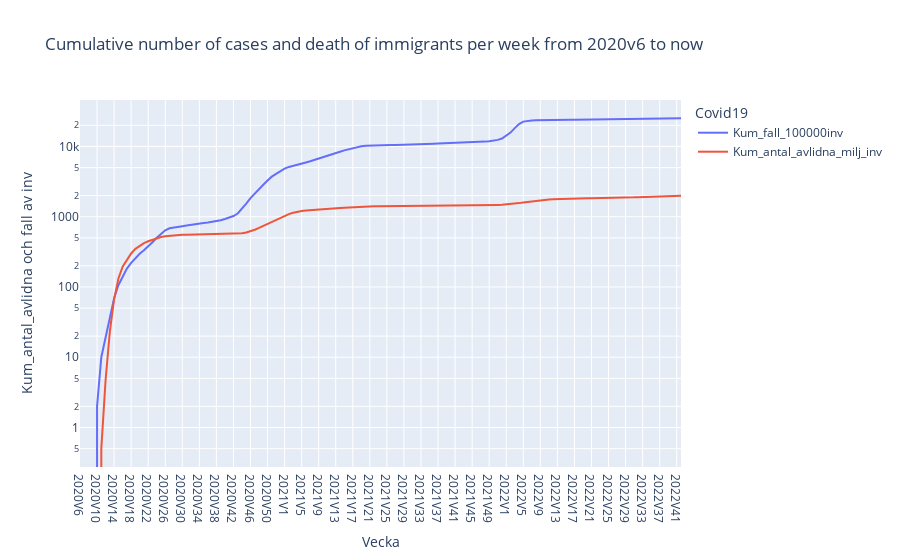

Notebook cell for this chart:
### Markdown cell above
## 2. Cumulative number of  Covid cases and deaths of immigrants

### Code cell
fig = px.line(
    df,
    x="Vecka",
    y=["Kum_fall_100000inv", "Kum_antal_avlidna_milj_inv"],
    labels = {"Vecka":"Vecka","value":"Kum_antal_avlidna och fall av inv", "variable": "Covid19"},
    log_y=True,
    title="Cumulative number of cases and death of immigrants per week from 2020v6 to now",
)
fig.show()
#fig.write_html("uppgift 3-2.html", auto_open = True)

### Figure 1 — Plotly figure (JSON) as saved in the notebook; plotly's stock layout.template omitted (floating-point values rounded to 4 significant figures; data arrays with more than 128 entries replaced by an {"elided": "..."} marker saying what was removed)
{"data": [{"hovertemplate": "Covid19=Kum_fall_100000inv<br>Vecka=%{x}<br>Kum_antal_avlidna och fall av inv=%{y}<extra></extra>", "legendgroup": "Kum_fall_100000inv", "line": {"color": "#636efa", "dash": "solid"}, "marker": {"symbol": "circle"}, "mode": "lines", "name": "Kum_fall_100000inv", "orientation": "v", "showlegend": true, "type": "scatter", "x": {"elided": "142 str values"}, "xaxis": "x", "y": {"elided": "142 int values"}, "yaxis": "y"}, {"hovertemplate": "Covid19=Kum_antal_avlidna_milj_inv<br>Vecka=%{x}<br>Kum_antal_avlidna och fall av inv=%{y}<extra></extra>", "legendgroup": "Kum_antal_avlidna_milj_inv", "line": {"color": "#EF553B", "dash": "solid"}, "marker": {"symbol": "circle"}, "mode": "lines", "name": "Kum_antal_avlidna_milj_inv", "orientation": "v", "showlegend": true, "type": "scatter", "x": {"elided": "142 str values"}, "xaxis": "x", "y": {"elided": "142 float values"}, "yaxis": "y"}], "layout": {"legend": {"title": {"text": "Covid19"}, "tracegroupgap": 0}, "title": {"text": "Cumulative number of cases and death of immigrants per week from 2020v6 to now"}, "xaxis": {"anchor": "y", "domain": [0, 1], "title": {"text": "Vecka"}}, "yaxis": {"anchor": "x", "domain": [0, 1], "title": {"text": "Kum_antal_avlidna och fall av inv"}, "type": "log"}}}
